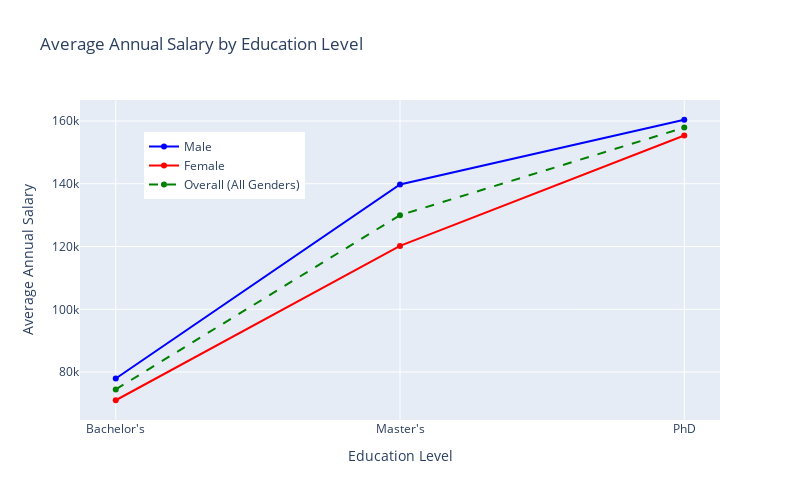

Write notebook code for a chart like this one.
### Code cell
# Calculate the average 'Annual_Salary' for each 'Education_Level' category
average_salary_by_education = df.groupby('Education_Level')['Salary'].mean().round(2)

# Calculate the average 'Annual_Salary' for each combination of 'Gender' and 'Education_Level'
average_salary_by_gender_education = df.groupby(['Gender', 'Education_Level'])['Salary'].mean().round(2)

# Separate the data for Male and Female
male_data_df = df[df['Gender'] == 'Male']
female_data_df = df[df['Gender'] == 'Female']

# Create dynamic line graphs using plotly
fig = go.Figure()

# Plot the average salary by education level for Male employees
male_average_salary_by_education = male_data_df.groupby('Education_Level')['Salary'].mean().round(2)
fig.add_trace(go.Scatter(x=male_average_salary_by_education.index,
                         y=male_average_salary_by_education.values,
                         mode='lines+markers',
                         name='Male',
                         line=dict(color='blue')))

# Plot the average salary by education level for Female employees
female_average_salary_by_education = female_data_df.groupby('Education_Level')['Salary'].mean().round(2)
fig.add_trace(go.Scatter(x=female_average_salary_by_education.index,
                         y=female_average_salary_by_education.values,
                         mode='lines+markers',
                         name='Female',
                         line=dict(color='red')))

# Concatenate the data for 'Overall' (all genders) and plot
overall_average_salary_by_education = pd.concat([male_average_salary_by_education, female_average_salary_by_education])
overall_average_salary_by_education = overall_average_salary_by_education.groupby(level=0).mean().round(2)

fig.add_trace(go.Scatter(x=overall_average_salary_by_education.index,
                         y=overall_average_salary_by_education.values,
                         mode='lines+markers',
                         name='Overall (All Genders)',
                         line=dict(color='green', dash='dash')))  # Using 'dash' parameter to make it a dashed line

# Set the chart title and labels
fig.update_layout(title="Average Annual Salary by Education Level",
                  xaxis_title="Education Level",
                  yaxis_title="Average Annual Salary",
                  legend=dict(x=0.1, y=0.9),
                  width=800, height=500)

# Show the chart
fig.show()

### Figure 1 — Plotly figure (JSON) as saved in the notebook; plotly's stock layout.template omitted (floating-point values rounded to 4 significant figures)
{"data": [{"line": {"color": "blue"}, "mode": "lines+markers", "name": "Male", "type": "scatter", "x": ["Bachelor's", "Master's", "PhD"], "y": [77940.0, 139800.0, 160400]}, {"line": {"color": "red"}, "mode": "lines+markers", "name": "Female", "type": "scatter", "x": ["Bachelor's", "Master's", "PhD"], "y": [71020.0, 120200, 155400.0]}, {"line": {"color": "green", "dash": "dash"}, "mode": "lines+markers", "name": "Overall (All Genders)", "type": "scatter", "x": ["Bachelor's", "Master's", "PhD"], "y": [74480.0, 130000.0, 157900.0]}], "layout": {"height": 500, "legend": {"x": 0.1, "y": 0.9}, "title": {"text": "Average Annual Salary by Education Level"}, "width": 800, "xaxis": {"title": {"text": "Education Level"}}, "yaxis": {"title": {"text": "Average Annual Salary"}}}}
